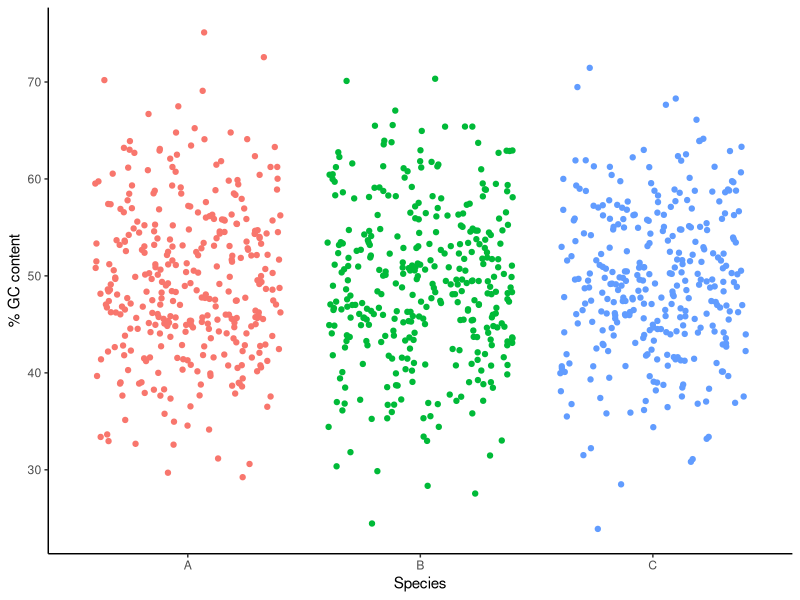

Source code (R):
## ---- chunk 1
bseqs <- read.csv("Sequences.csv")
names(bseqs) <- c("Sequence.ID", "Sequence")
bseqs$Sequence <- as.character(bseqs$Sequence)

summary(bseqs)
## ---- chunk 2
As <- c()
for (i in 1:nrow(bseqs)){
  As[i] <- nchar(gsub("[^A]", "", bseqs[i,2]))
}

Cs <- c()
for (i in 1:nrow(bseqs)){
  Cs[i] <- nchar(gsub("[^C]", "", bseqs[i,2]))
}

Gs <- c()
for (i in 1:nrow(bseqs)){
  Gs[i] <- nchar(gsub("[^G]", "", bseqs[i,2]))
}

Ts <- c()
for (i in 1:nrow(bseqs)){
  Ts[i] <- nchar(gsub("[^T]", "", bseqs[i,2]))
}
## ---- chunk 3
bseqs$Cs <- Cs
bseqs$Gs <- Gs
bseqs$As <- As
bseqs$Ts <- Ts
## ---- chunk 4
bseqs$GC <- (Gs + Cs) / (Gs + Cs + As + Ts)
bseqs$pGC <- paste(signif(bseqs$GC * 100, digits = 3), "%")
## ---- chunk 5
bseqs$Sequence[1]
## ---- chunk 6
library(knitr)
library(dplyr)

Table1 <- bseqs %>%
  filter(Sequence.ID == "HQ433692.1") %>%
  select(As, Ts, Gs, Cs)

kable(Table1, caption="HQ433692.1 nucleotide breakdown")
## ---- chunk 7
bseqs$Sequence[2]
## ---- chunk 8
bseqs$Sequence.ID[2]

Table2 <- bseqs %>%
  filter(Sequence.ID == "HQ433694.1") %>%
  select(As, Ts, Gs, Cs)

kable(Table2, caption="HQ433694.1 nucleotide breakdown")
## ---- chunk 9
bseqs$Sequence[3]
## ---- chunk 10
bseqs$Sequence.ID[3]

Table3 <- bseqs %>%
  filter(Sequence.ID == "HQ433691.1") %>%
  select(As, Ts, Gs, Cs)

kable(Table3, caption="HQ433691.1 nucleotide breakdown")
## ---- chunk 11
TableGC <- bseqs[c("Sequence.ID", "pGC")]
names(TableGC) <- c("Sequence ID", "GC Content")
kable(TableGC, caption="Percent GC content per sequence")
## ---- chunk 12
library(ggplot2)

dat <- read.csv("GC_content.csv")
str(dat)
summary(dat)
dat$pGC <- dat$G + dat$C

ggplot(dat, aes(x = Species, y = pGC, colour = Species)) + 
  geom_jitter() + 
  theme_classic() +
  scale_y_continuous(name="% GC content") + 
  scale_x_discrete(name="Species") + 
  theme(legend.position = "none")

